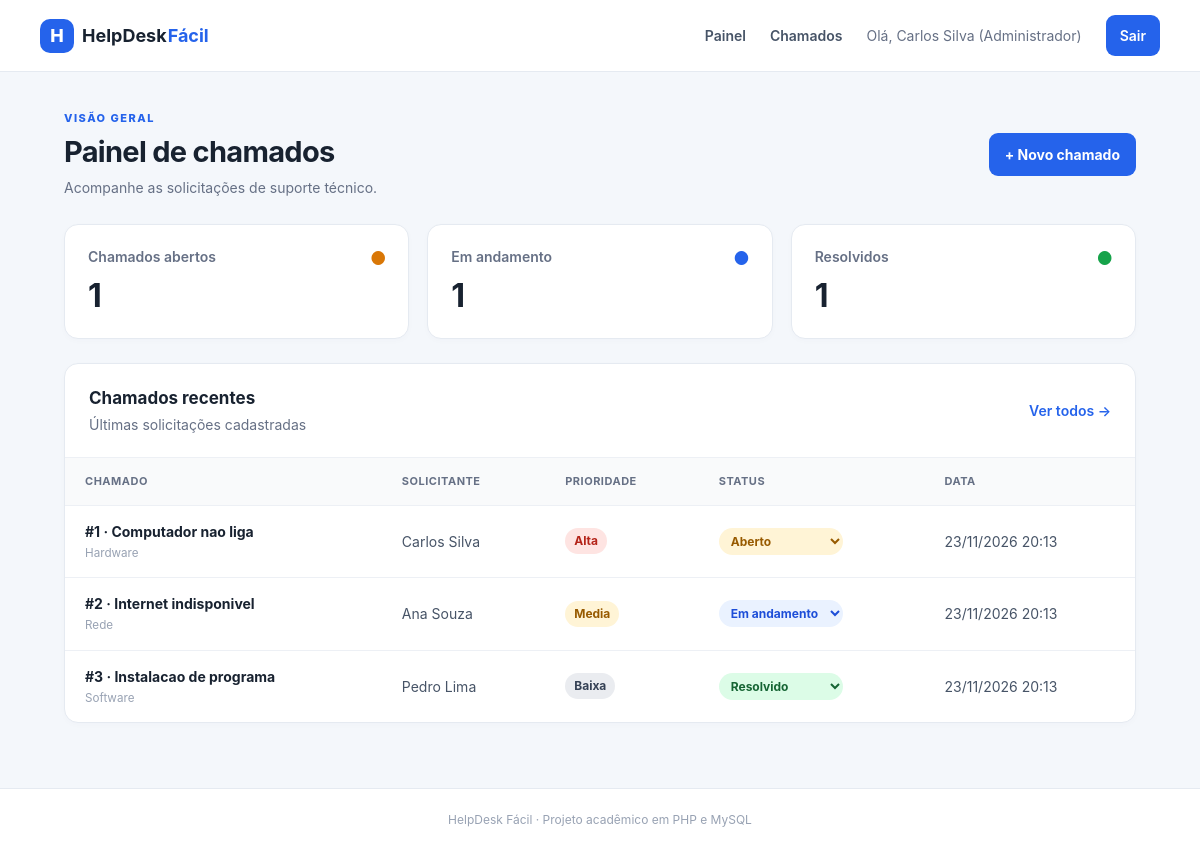
/index.php (signed in), run on the app's committed database.
### tables this page shows
CREATE TABLE chamados (
  id_chamado INT PRIMARY KEY AUTO_INCREMENT,
  titulo VARCHAR(100) NOT NULL,
  descricao TEXT NOT NULL,
  prioridade ENUM ('Alta', 'Media', 'Baixa') NOT NULL,
  status ENUM ('Aberto', 'Em andamento', 'Resolvido') DEFAULT 'Aberto',
  data_abertura DATETIME DEFAULT CURRENT_TIMESTAMP,
  id_usuario INT NOT NULL,
  id_categoria INT NOT NULL,
  id_criador INT NULL,
  CONSTRAINT fk_chamados_usuarios FOREIGN KEY (id_usuario)
    REFERENCES usuarios (id_usuario),
  CONSTRAINT fk_chamados_categorias FOREIGN KEY (id_categoria)
    REFERENCES categorias (id_categoria),
  CONSTRAINT fk_chamados_criador FOREIGN KEY (id_criador)
    REFERENCES usuarios (id_usuario) ON DELETE SET NULL
);

CREATE TABLE categorias (
  id_categoria INT PRIMARY KEY AUTO_INCREMENT,
  nome VARCHAR(50) NOT NULL,
  descricao VARCHAR(150)
);

CREATE TABLE usuarios (
  id_usuario INT PRIMARY KEY AUTO_INCREMENT,
  nome VARCHAR(100) NOT NULL,
  email VARCHAR(100) NOT NULL,
  senha VARCHAR(100) NOT NULL,
  permissao ENUM ('Administrador', 'Usuario') NOT NULL,
  telefone VARCHAR(20)
);

### index.php (the view, shortened to what this page needs)
<?php
require_once __DIR__ . '/config/conexao.php';
require_once __DIR__ . '/includes/funcoes.php';
$totais = ['Aberto' => 0, 'Em andamento' => 0, 'Resolvido' => 0];
$stmt = $pdo->query('SELECT status, COUNT(*) AS total FROM chamados GROUP BY status');
foreach ($stmt->fetchAll() as $linha) $totais[$linha['status']] = (int)$linha['total'];
$recentes = $pdo->query('SELECT c.*, u.nome AS solicitante, cat.nome AS categoria
    FROM chamados c
    INNER JOIN usuarios u ON u.id_usuario = c.id_usuario
    INNER JOIN categorias cat ON cat.id_categoria = c.id_categoria
    ORDER BY c.data_abertura DESC LIMIT 5')->fetchAll();
$cssPagina = 'index.css';
require __DIR__ . '/includes/header.php';
?>
<section class="page-heading">
  <div>
    <p class="eyebrow">VISÃO GERAL</p>
    <h1>Painel de chamados</h1>
    <p class="muted">Acompanhe as solicitações de suporte técnico.</p>
  </div>
  <div class="heading-actions">
    <a class="button" href="novo.php">+ Novo chamado</a>
  </div>
</section>
<section class="stats">
  <article class="stat-card"><span class="stat-label">Chamados abertos</span><strong><?= $totais['Aberto'] ?></strong><span class="stat-dot amber">●</span></article>
  <article class="stat-card"><span class="stat-label">Em andamento</span><strong><?= $totais['Em andamento'] ?></strong><span class="stat-dot blue">●</span></article>
  <article class="stat-card"><span class="stat-label">Resolvidos</span><strong><?= $totais['Resolvido'] ?></strong><span class="stat-dot green">●</span></article>
</section>
<section class="panel">
  <div class="panel-heading">
    <div>
      <h2>Chamados recentes</h2>
      <p class="muted">Últimas solicitações cadastradas</p>
    </div><a class="text-link" href="chamados.php">Ver todos →</a>
  </div>
  <?php if (!$recentes): ?>
    <div class="empty">Nenhum chamado cadastrado. <a href="novo.php">Cadastre o primeiro.</a></div>
  <?php else: ?>
    <div class="table-wrap">
      <table>
        <thead>
          <tr>
            <th>Chamado</th>
            <th>Solicitante</th>
            <th>Prioridade</th>
            <th>Status</th>
            <th>Data</th>
          </tr>
        </thead>
        <tbody>
          <?php foreach ($recentes as $c): ?>
            <tr>
              <td><?= tituloChamado($c) ?><small><?= e($c['categoria']) ?></small></td>
              <td><?= e($c['solicitante']) ?></td>
              <td><span class="priority priority-<?= strtolower(e($c['prioridade'])) ?>"><?= e($c['prioridade']) ?></span></td>
              <td><?= celulaStatus($c, 'index') ?></td>
              <td><?= date('d/m/Y H:i', strtotime($c['data_abertura'])) ?></td>
            </tr>
          <?php endforeach; ?>
        </tbody>
      </table>
    </div>
  <?php endif; ?>
</section>
<?php require __DIR__ . '/includes/footer.php'; ?>

### includes/header.php (shortened to what this page needs)
<?php
$cssPagina = $cssPagina ?? 'index.css';
?>
<!doctype html>
<html lang="pt-BR">
<head>
  <link rel="stylesheet" href="css/base.css">
  <link rel="stylesheet" href="css/<?= htmlspecialchars($cssPagina, ENT_QUOTES, 'UTF-8') ?>">
</head>
<body>
  <header class="topbar">
    <a class="brand" href="index.php"><span class="brand-icon">H</span> HelpDesk <strong>Fácil</strong></a>
    <nav>
      <a href="index.php">Painel</a>
      <a href="chamados.php">Chamados</a>
      <?php if (isset($_SESSION['nome'])): ?>
        <span class="nav-usuario">Olá, <?= e($_SESSION['nome']) ?><?= isAdmin() ? ' (Administrador)' : '' ?></span>
        <a class="nav-button" href="logout.php">Sair</a>
      <?php endif; ?>
    </nav>
  </header>
  <main class="container">

### includes/funcoes.php (shortened to what this page needs)
<?php
function e($valor): string
{
    return htmlspecialchars((string) ($valor ?? ''), ENT_QUOTES, 'UTF-8');
}
function isAdmin(): bool
{
    return ($_SESSION['permissao'] ?? '') === 'Administrador';
}
function classeStatus(string $status): string
{
    return $status === 'Em andamento' ? 'andamento' : strtolower($status);
}
function celulaStatus(array $chamado, string $retorno, string $busca = ''): string
{
    $status = (string) $chamado['status'];
    $classe = classeStatus($status);
    $id = (int) $chamado['id_chamado'];
    $html  = '<form method="post" action="atualizar_status.php" class="form-status">';
    $html .= '<input type="hidden" name="id" value="' . $id . '">';
    $html .= '<input type="hidden" name="retorno" value="' . e($retorno) . '">';
    $html .= '<input type="hidden" name="busca" value="' . e($busca) . '">';
    $html .= '<select name="status" class="status status-select status-' . $classe . '"'
           . ' aria-label="Status do chamado #' . $id . '" onchange="this.form.submit()">';
    foreach (['Aberto', 'Em andamento', 'Resolvido'] as $opcao) {
        $html .= '<option value="' . e($opcao) . '"' . ($opcao === $status ? ' selected' : '') . '>' . e($opcao) . '</option>';
    }
    $html .= '</select><noscript><button type="submit" class="link-danger">OK</button></noscript></form>';
    return $html;
}
function podeGerenciarChamado(array $chamado): bool
{
    if (isAdmin()) {
        return true;
    }
    return isset($_SESSION['id_usuario'])
        && !empty($chamado['id_criador'])
        && (int) $chamado['id_criador'] === (int) $_SESSION['id_usuario'];
}
function tituloChamado(array $chamado): string
{
    $texto = '#' . (int) $chamado['id_chamado'] . ' · ' . e($chamado['titulo']);
    return '<a class="ticket-title" href="editar.php?id=' . (int) $chamado['id_chamado'] . '">' . $texto . '</a>';
}

### includes/footer.php
</main>
<footer class="footer">HelpDesk Fácil · Projeto acadêmico em PHP e MySQL</footer>
</body>
</html>

### css/base.css (style rules this page uses)
:root { --bg: #f4f7fb; --surface: #fff; --text: #182230; --muted: #667085; --line: #e5eaf1; --blue: #2563eb; --blue-dark: #1d4ed8 }
* { box-sizing: border-box }
body { margin: 0; background: var(--bg); color: var(--text); font-family: Inter, Segoe UI, Arial, sans-serif; font-size: 14px; line-height: 1.5 }
a { color: var(--blue); text-decoration: none }
.topbar { height: auto; min-height: 72px; background: #fff; border-bottom: 1px solid var(--line); display: flex; align-items: center; justify-content: space-between; padding: 14px max(calc((100% - 1120px)/2), 24px); gap: 20px }
.brand { display: flex; align-items: center; gap: 8px; color: #182230; font-size: 18px; font-weight: 700 }
.brand strong { color: var(--blue); margin-left: -7px }
.brand-icon { display: inline-grid; place-items: center; background: var(--blue); color: #fff; width: 34px; height: 34px; border-radius: 10px; font-weight: 800 }
.topbar nav { display: flex; align-items: center; gap: 24px }
.topbar nav a { color: #475467; font-weight: 600 }
.topbar nav .nav-button { background: var(--blue); color: #fff; padding: 10px 14px; border-radius: 9px }
.container { max-width: 1120px; margin: 38px auto; padding: 0 24px; min-height: calc(100vh - 160px) }
.page-heading { display: flex; justify-content: space-between; align-items: center; gap: 20px; margin-bottom: 26px }
.heading-actions { display: flex; align-items: center; gap: 10px; flex-wrap: wrap }
.page-heading h1 { font-size: 29px; letter-spacing: -.7px; margin: 3px 0 4px }
.eyebrow { font-size: 11px; letter-spacing: 1.5px; color: var(--blue); font-weight: 800; margin: 0 }
.muted { color: var(--muted); margin: 0 }
.button { display: inline-flex; align-items: center; justify-content: center; border: 0; border-radius: 9px; background: var(--blue); color: #fff; padding: 11px 16px; font: inherit; font-weight: 700; cursor: pointer; white-space: nowrap }
.panel { background: #fff; border: 1px solid var(--line); border-radius: 14px; box-shadow: 0 2px 6px #172b4d05; overflow: hidden }
.footer { text-align: center; padding: 22px; color: #98a2b3; font-size: 12px; border-top: 1px solid var(--line); background: #fff }
.topbar nav .nav-usuario { color: #667085; font-size: 14px }
.form-status { margin: 0 }
select.status-select { width: auto; margin: 0; border: 0; font: inherit; font-size: 12px; font-weight: 700; padding: 5px 8px; cursor: pointer }

### css/index.css (style rules this page uses)
.stats { display: grid; grid-template-columns: repeat(3, minmax(0, 1fr)); gap: 18px; margin-bottom: 24px }
.stat-card { position: relative; background: #fff; border: 1px solid var(--line); border-radius: 14px; padding: 21px 23px; box-shadow: 0 2px 6px #172b4d05 }
.stat-label { display: block; color: var(--muted); font-weight: 600 }
.stat-card strong { display: block; font-size: 32px; line-height: 1.3; margin-top: 8px }
.stat-dot { position: absolute; right: 22px; top: 20px; font-size: 18px }
.amber { color: #d97706 }
.blue { color: #2563eb }
.green { color: #16a34a }
.panel-heading { padding: 22px 24px; display: flex; align-items: center; justify-content: space-between; gap: 12px }
.panel-heading h2 { font-size: 17px; margin: 0 0 3px }
.text-link { font-weight: 600 }
.table-wrap { overflow-x: auto }
table { width: 100%; border-collapse: collapse; text-align: left; white-space: nowrap }
th { background: #f9fafb; color: #667085; font-size: 11px; text-transform: uppercase; letter-spacing: .5px; font-weight: 700 }
th, td { padding: 15px 20px; border-top: 1px solid #edf0f5 }
td { color: #475467 }
small { display: block; color: #98a2b3; margin-top: 3px }
.ticket-title { font-weight: 700; color: #182230 }
.status, .priority { display: inline-block; padding: 4px 9px; border-radius: 99px; font-size: 12px; font-weight: 700 }
.status-aberto { background: #fff4d6; color: #975a00 }
.status-andamento { background: #eaf2ff; color: #1d4ed8 }
.status-resolvido { background: #dcfce7; color: #166534 }
.priority-alta { color: #b42318; background: #fee4e2 }
.priority-media { color: #975a00; background: #fff4d6 }
.priority-baixa { color: #344054; background: #eaecf0 }

### data on the page
chamados: texto "#1 · Computador nao liga", id_categoria.nome "Hardware", id_criador.nome "Carlos Silva", prioridade "Alta", data_abertura "23/11/2026 20:13"
chamados: texto "#2 · Internet indisponivel", id_categoria.nome "Rede", id_criador.nome "Ana Souza", prioridade "Media", data_abertura "23/11/2026 20:13"
chamados: texto "#3 · Instalacao de programa", id_categoria.nome "Software", id_criador.nome "Pedro Lima", prioridade "Baixa", data_abertura "23/11/2026 20:13"

### other printed values
$_SESSION['nome'] "Carlos Silva"
$totais['Aberto'] "1"
$totais['Em andamento'] "1"
$totais['Resolvido'] "1"
form field status "Aberto"
form field status "Em andamento"
form field status "Resolvido"
